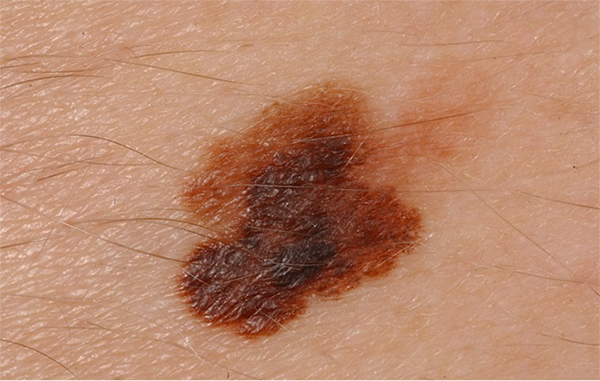
#> input picture Data/Input/go_63.jpg, 600 x 381 px
$ python -i utils.py   (imports and definitions only)   (Python 2 division)
#> lines starting #> are read from the running program, lines starting #| are printed output that depends on the picture
import os
import numpy as np
import tensorflow as tf
import cv2
import params


# [35 lines left out: function find_object_coords, not called in this run]


def extract_object_from_both_img_mask(data):
    """
    objects extraction func, by bitwise operations
    :param data:many data frames: each one is: img and mask of the object
    :return: writes img and label of the object only - every pixel that dont belongs to the object will be black
    """
    for data_dict in data:
        object_img_path = data_dict['input']
        object_mask_path = data_dict['label']
        object_img = cv2.imread(object_img_path, -1)
        object_mask = cv2.imread(object_mask_path, -1)
        if not object_mask.any():
            continue
        object_coords = find_object_coords(object_mask)
        object_img_cropped = object_img[object_coords[0]:object_coords[1], object_coords[2]:object_coords[3], :]
        object_mask_cropped = object_mask[object_coords[0]:object_coords[1], object_coords[2]:object_coords[3]]
        output_img_path = params.output_img_extraction + '/' + object_img_path.split('/')[-1].split('.')[0] + '.png'
        try:
            final_output_img_cropped = cv2.bitwise_and(object_img_cropped, object_img_cropped, mask=object_mask_cropped)
            cv2.imwrite(output_img_path, final_output_img_cropped)
            cv2.imwrite(params.output_mask_extraction + '/' + object_mask_path.split('/')[-1], object_mask_cropped)

        except cv2.error:
            print('failed!')
            print(object_img_path)
            print(object_coords)
            print(cv2.error.msg)
            break
        print(object_img_path, ' object extracted')


# [127 lines left out: functions extract_single_object_from_both_img_mask, read_data, generated_data_directories_init, cut_roi_from_mask, cut_roi_from_tensor, rotate and 1 more, not called in this run]

>>> import cv2
>>> picture = cv2.imread('Data/Input/go_63.jpg', cv2.IMREAD_GRAYSCALE)
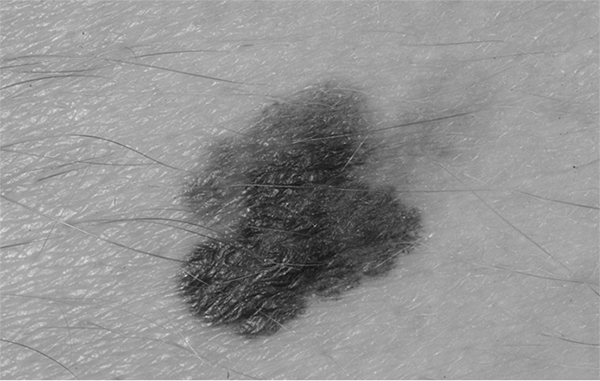
#> picture: shape (381, 600); min 11, max 246, mean 145.5
#> (the run stopped early here; a loop or call above may not have finished)
